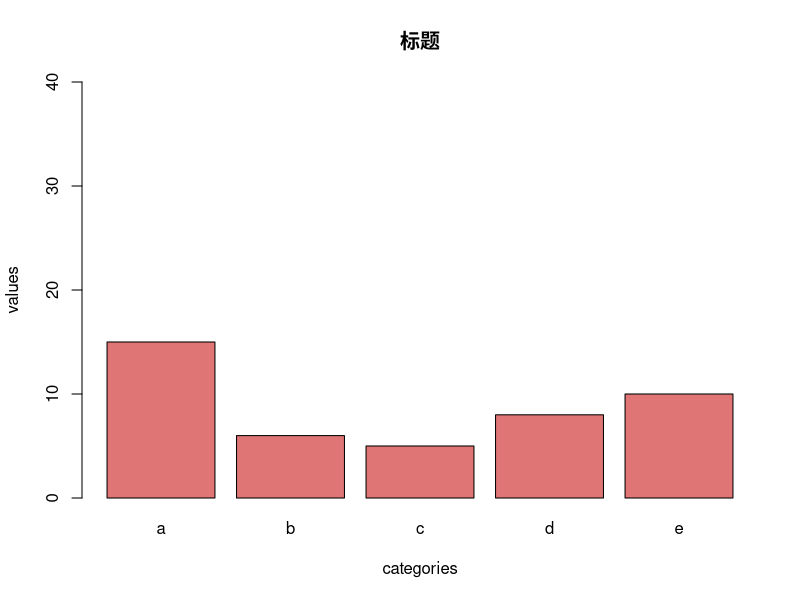

Source code (R):
# Title: barplot_3
# Author: Bolun Xu
# Version: 1.0
# Date: 2025/3/30
# Description: 柱状图 barplot 标题 范围

# create dummy data
data <- data.frame(
  name=letters[1:5],
  value=sample(seq(4,15),5)
)

# Uniform color
barplot(height=data$value, names=data$name,
        col=rgb(0.8,0.1,0.1,0.6),
        xlab="categories",
        ylab="values",
        main="标题",
        ylim=c(0,40)  # 范围
        )